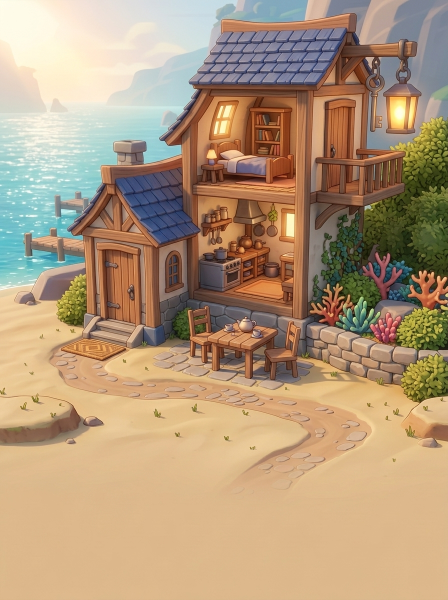
#> input picture arte/aprovadas/CEN-ING07-COMPLETO.jpg, 896 x 1200 px, given in place of CEN-ING07-COMPLETO.jpg-COMPLETO.jpg, which was not available (shown at 1/2 size)
$ python apagar.py aprovadas/CEN-ING07-COMPLETO.jpg
#> lines starting #> are read from the running program, lines starting #| are printed output that depends on the picture
#!/usr/bin/env python3
# uso: apagar.py ID  -> gera fonte/CEN-ID-APAGADO-vN.jpg a partir de aprovadas/CEN-ID-COMPLETO.jpg
# edicao deterministica: tira a cor (resta 12%), esfria, reduz contraste, leve neblina; mesmo enquadramento (correl. 1.0)
import sys,glob,re
from PIL import Image, ImageEnhance, ImageFilter
i=sys.argv[1]
im=Image.open(f'aprovadas/CEN-{i}-COMPLETO.jpg').convert('RGB')
#> im is the input picture: PIL image 896x1200 RGB; mean R, G, B 178.3, 152.9, 123.3
g=ImageEnhance.Color(im).enhance(0.12)
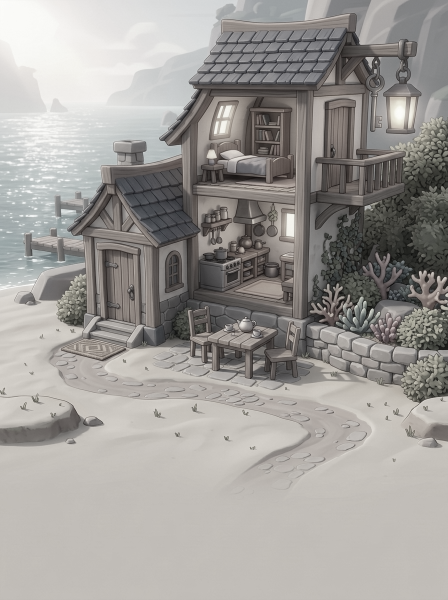
#> g: PIL image 896x1200 RGB (shown at 1/2 size); mean R, G, B 159.1, 156.2, 152.6
g=ImageEnhance.Contrast(g).enhance(0.78)
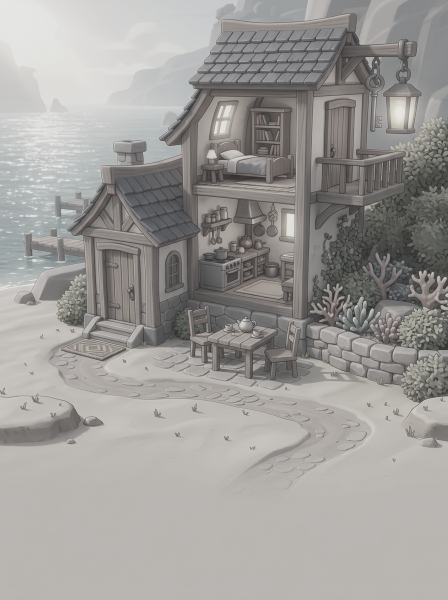
#> g: PIL image 896x1200 RGB (shown at 1/2 size); mean R, G, B 158.2, 155.8, 153.1
g=ImageEnhance.Brightness(g).enhance(0.97)
cool=Image.new('RGB',g.size,(120,140,170))
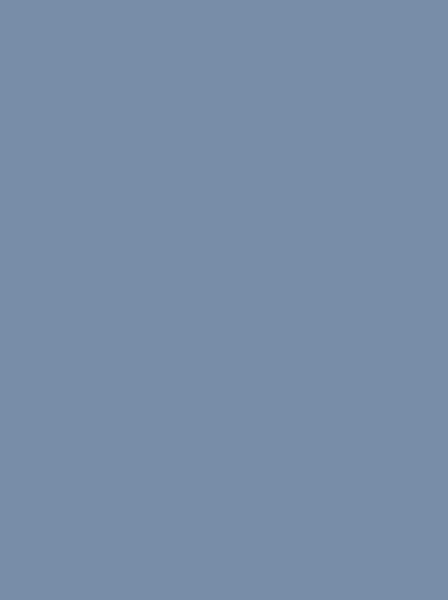
#> cool: PIL image 896x1200 RGB (shown at 1/2 size); mean R, G, B 120, 140, 170
g=Image.blend(g,cool,0.18)
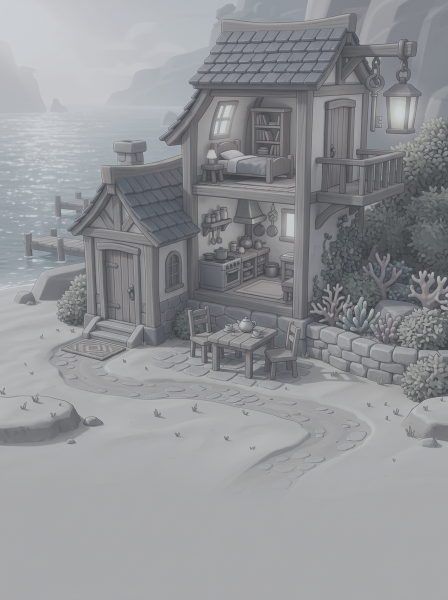
#> g: PIL image 896x1200 RGB (shown at 1/2 size); mean R, G, B 146.5, 148.2, 151.4
soft=g.filter(ImageFilter.GaussianBlur(0.8))
g=Image.blend(g,soft,0.5)
ns=[int(re.search(r'-v(\d+)\.jpg',f).group(1)) for f in glob.glob(f'fonte/CEN-{i}-APAGADO-v*.jpg')]
#> (the run stopped early here; a loop or call above may not have finished)

$ run again, on arte/aprovadas/CEN-MAT06-COMPLETO.jpg
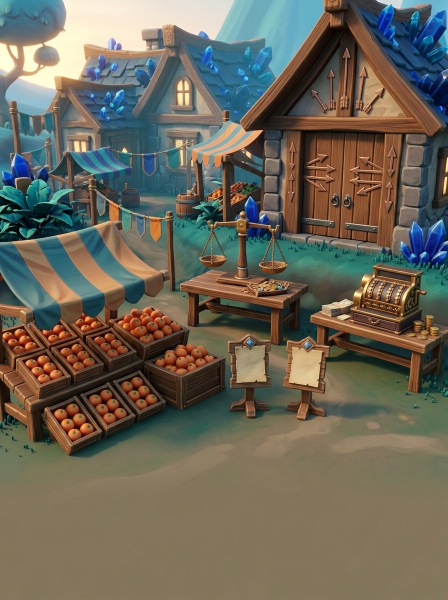
#> input picture arte/aprovadas/CEN-MAT06-COMPLETO.jpg, 896 x 1200 px, given in place of CEN-MAT06-COMPLETO.jpg-COMPLETO.jpg, which was not available (shown at 1/2 size)
#> im is the input picture: PIL image 896x1200 RGB; mean R, G, B 107.9, 102.6, 88.9
#> `g=ImageEnhance.Contrast(g).enhance(0.78)`:
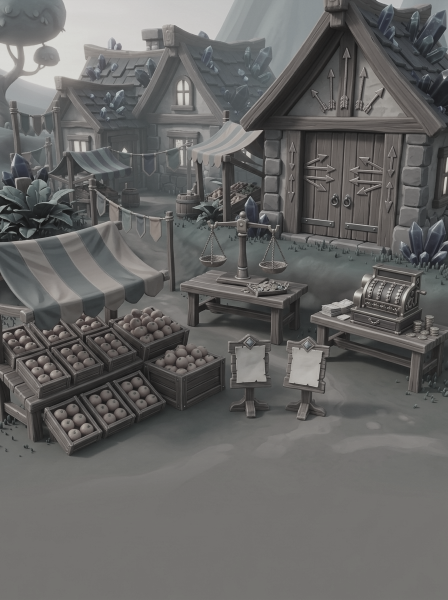
#> g: PIL image 896x1200 RGB (shown at 1/2 size); mean R, G, B 102.1, 101.5, 100.3
#> `g=Image.blend(g,cool,0.18)`:
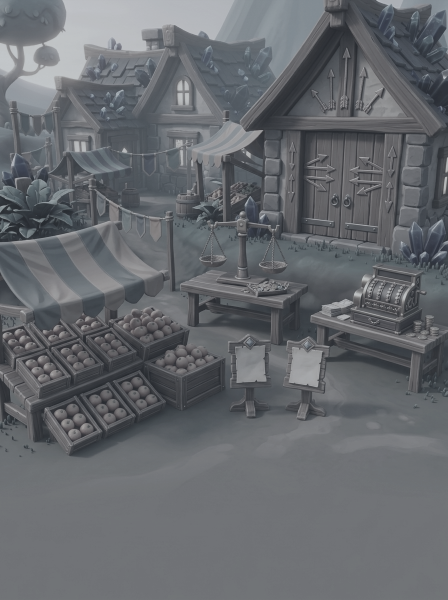
#> g: PIL image 896x1200 RGB (shown at 1/2 size); mean R, G, B 101.9, 105, 109.5

$ run again, on arte/aprovadas/CEN-MAT08-COMPLETO.jpg
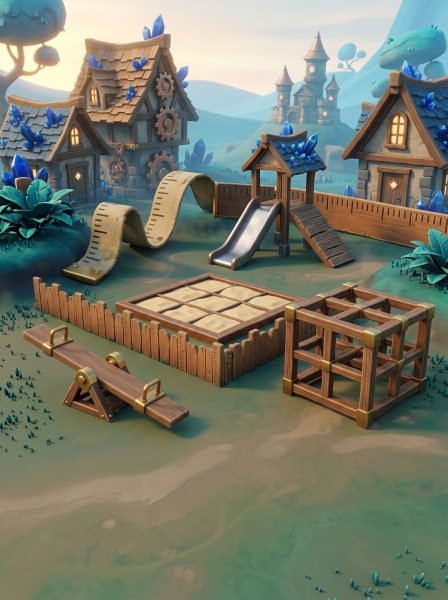
#> input picture arte/aprovadas/CEN-MAT08-COMPLETO.jpg, 896 x 1200 px, given in place of CEN-MAT08-COMPLETO.jpg-COMPLETO.jpg, which was not available (shown at 1/2 size)
#> im is the input picture: PIL image 896x1200 RGB; mean R, G, B 119.7, 122.5, 106.7
#> `g=ImageEnhance.Contrast(g).enhance(0.78)`:
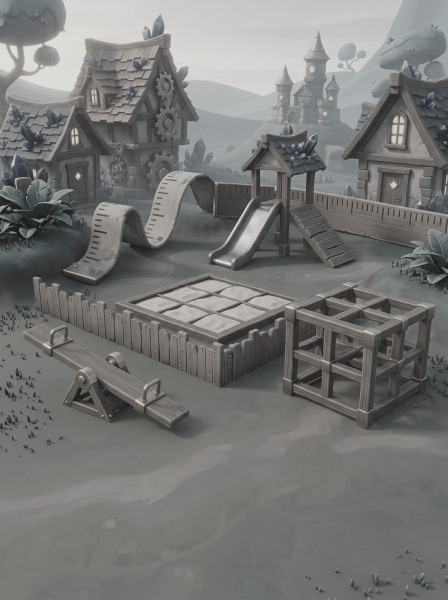
#> g: PIL image 896x1200 RGB (shown at 1/2 size); mean R, G, B 118.8, 119.1, 117.6
#> `g=Image.blend(g,cool,0.18)`:
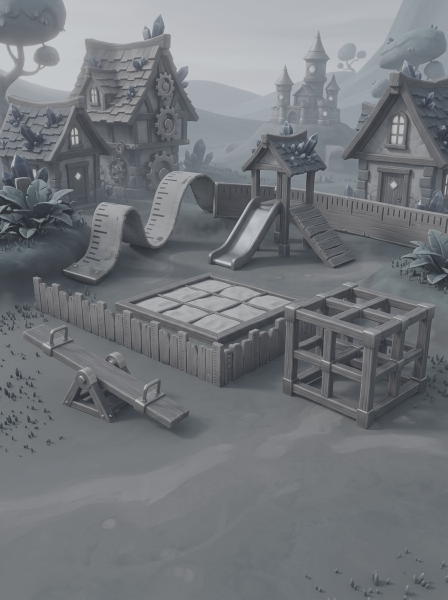
#> g: PIL image 896x1200 RGB (shown at 1/2 size); mean R, G, B 115.2, 119, 123.2

$ run again, on arte/aprovadas/CEN-MAT09-COMPLETO.jpg
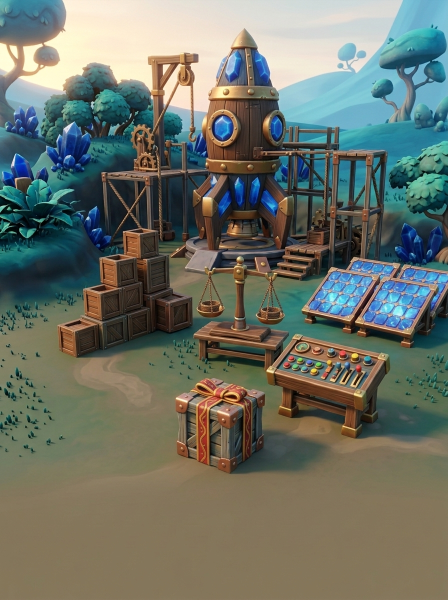
#> input picture arte/aprovadas/CEN-MAT09-COMPLETO.jpg, 896 x 1200 px, given in place of CEN-MAT09-COMPLETO.jpg-COMPLETO.jpg, which was not available (shown at 1/2 size)
#> im is the input picture: PIL image 896x1200 RGB; mean R, G, B 108.8, 114.2, 103.3
#> `g=ImageEnhance.Contrast(g).enhance(0.78)`:
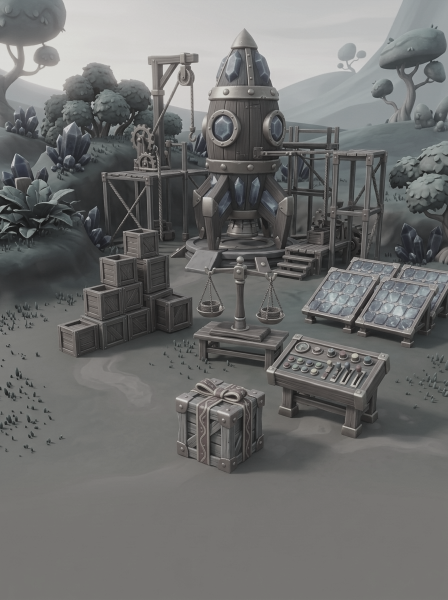
#> g: PIL image 896x1200 RGB (shown at 1/2 size); mean R, G, B 110.2, 110.6, 109.7
#> `g=Image.blend(g,cool,0.18)`:
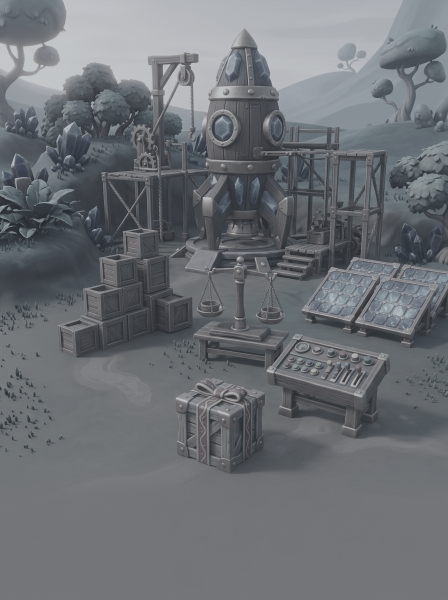
#> g: PIL image 896x1200 RGB (shown at 1/2 size); mean R, G, B 108.4, 112.3, 116.8
